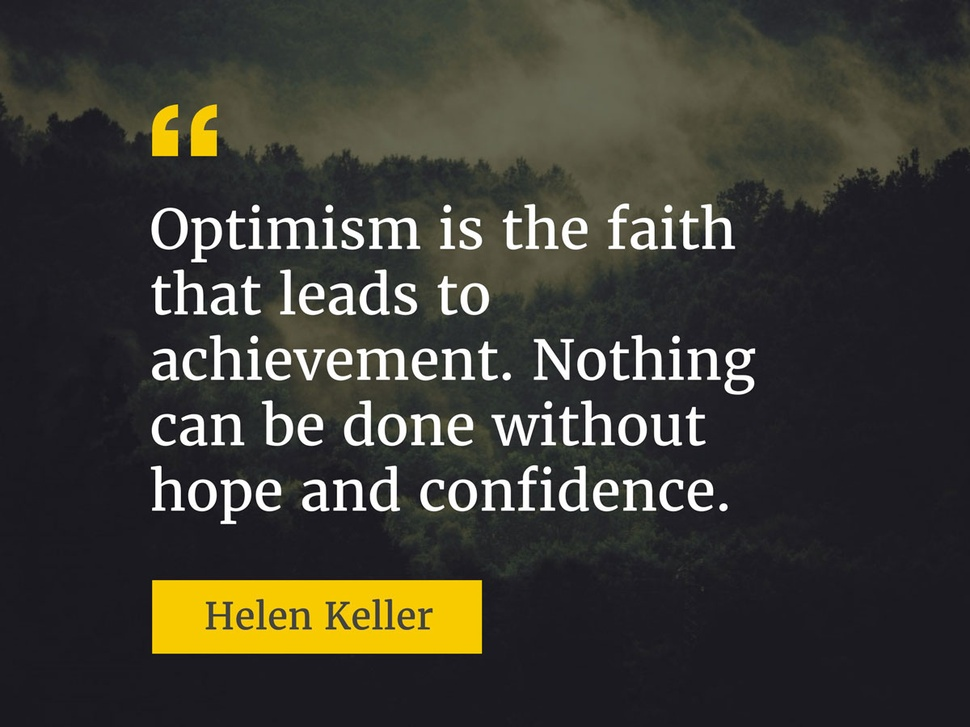
#> input picture python_pillow_trecerect/OCR2/all.jpg, 970 x 727 px, shrunk from 1200 x 900 before the run
$ python ocroop.py all.jpg
#> lines starting #> are read from the running program, lines starting #| are printed output that depends on the picture
from PIL import Image
import pytesseract
#import cv2
import os
import sys


class ImageTranslation():

    def __init__(self,name):
        self.name = name

    def load_image(self):
        self.im = Image.open(self.name)
#> self.im is the input picture: PIL image 970x727 RGB; mean R, G, B 60.9, 59.4, 51.5
        # gray convert
        self.final = self.im.convert('L')
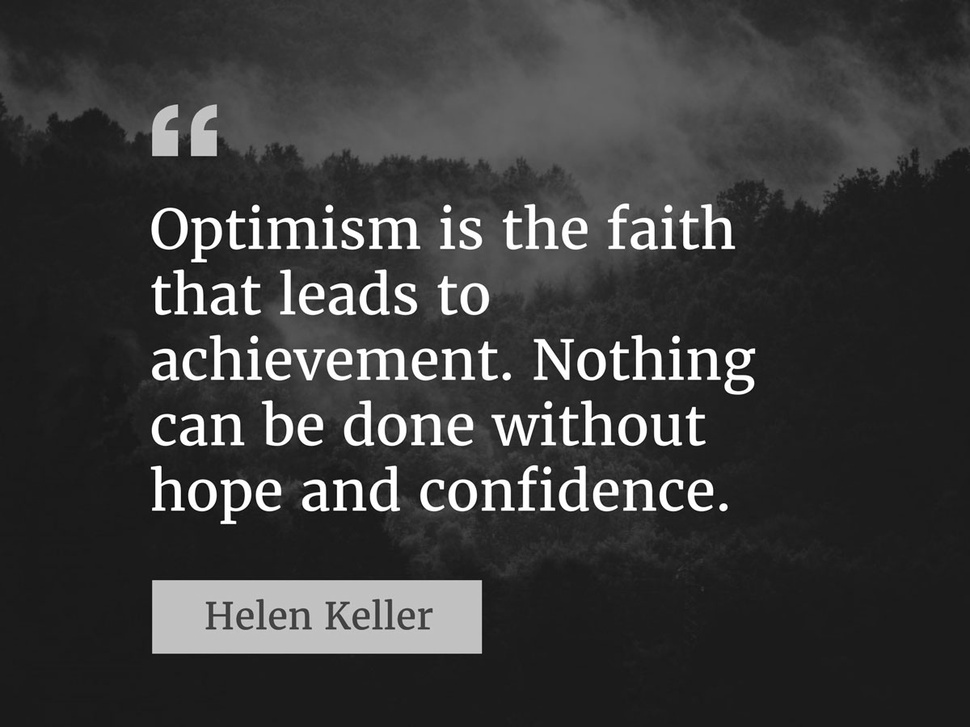
#> self.final: PIL image 970x727 L; min 0, max 255, mean 59
        return self.final

    def translate(self):
#> (the run stopped early here; a loop or call above may not have finished)
